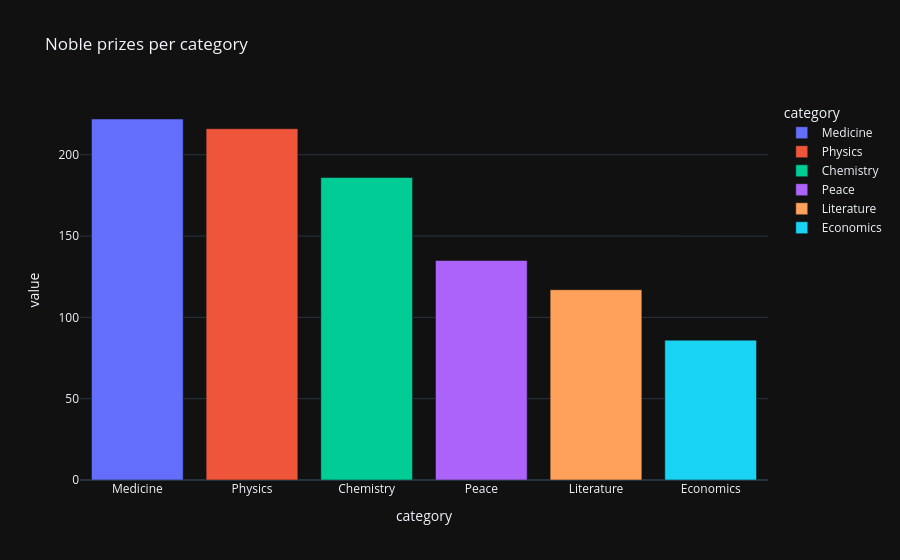

Notebook code for this chart:
### Code cell
fig = px.bar(data_frame=cat_count_.T, title='Noble prizes per category', orientation='v', labels=cat_count_.T.index, color=cat_count_.T.index)
# color=cat_count_.T.index
fig.show()

### Figure 1 — Plotly figure (JSON) as saved in the notebook; plotly's stock layout.template omitted (floating-point values rounded to 4 significant figures)
{"data": [{"hovertemplate": "category=%{x}<br>value=%{y}<extra></extra>", "legendgroup": "Medicine", "marker": {"color": "#636efa", "pattern": {"shape": ""}}, "name": "Medicine", "orientation": "v", "showlegend": true, "textposition": "auto", "x": ["Medicine"], "xaxis": "x", "y": [222], "yaxis": "y", "type": "bar"}, {"hovertemplate": "category=%{x}<br>value=%{y}<extra></extra>", "legendgroup": "Physics", "marker": {"color": "#EF553B", "pattern": {"shape": ""}}, "name": "Physics", "orientation": "v", "showlegend": true, "textposition": "auto", "x": ["Physics"], "xaxis": "x", "y": [216], "yaxis": "y", "type": "bar"}, {"hovertemplate": "category=%{x}<br>value=%{y}<extra></extra>", "legendgroup": "Chemistry", "marker": {"color": "#00cc96", "pattern": {"shape": ""}}, "name": "Chemistry", "orientation": "v", "showlegend": true, "textposition": "auto", "x": ["Chemistry"], "xaxis": "x", "y": [186], "yaxis": "y", "type": "bar"}, {"hovertemplate": "category=%{x}<br>value=%{y}<extra></extra>", "legendgroup": "Peace", "marker": {"color": "#ab63fa", "pattern": {"shape": ""}}, "name": "Peace", "orientation": "v", "showlegend": true, "textposition": "auto", "x": ["Peace"], "xaxis": "x", "y": [135], "yaxis": "y", "type": "bar"}, {"hovertemplate": "category=%{x}<br>value=%{y}<extra></extra>", "legendgroup": "Literature", "marker": {"color": "#FFA15A", "pattern": {"shape": ""}}, "name": "Literature", "orientation": "v", "showlegend": true, "textposition": "auto", "x": ["Literature"], "xaxis": "x", "y": [117], "yaxis": "y", "type": "bar"}, {"hovertemplate": "category=%{x}<br>value=%{y}<extra></extra>", "legendgroup": "Economics", "marker": {"color": "#19d3f3", "pattern": {"shape": ""}}, "name": "Economics", "orientation": "v", "showlegend": true, "textposition": "auto", "x": ["Economics"], "xaxis": "x", "y": [86], "yaxis": "y", "type": "bar"}], "layout": {"xaxis": {"anchor": "y", "domain": [0.0, 1.0], "title": {"text": "category"}, "categoryorder": "array", "categoryarray": ["Medicine", "Physics", "Chemistry", "Peace", "Literature", "Economics"]}, "yaxis": {"anchor": "x", "domain": [0.0, 1.0], "title": {"text": "value"}}, "legend": {"title": {"text": "category"}, "tracegroupgap": 0}, "title": {"text": "Noble prizes per category"}, "barmode": "relative"}}
